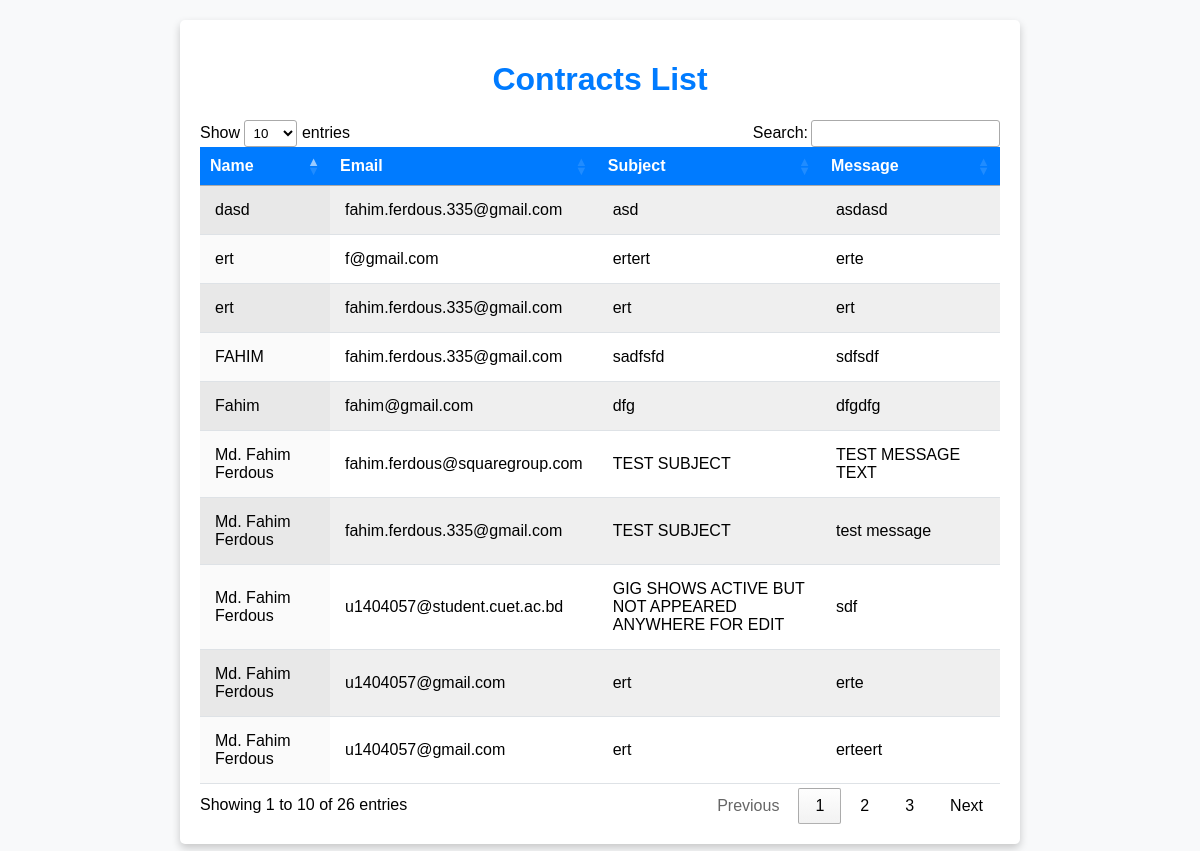
Page /view_info/ on the committed database.
### fahimapp/models.py (models this page shows, shortened)
class Contract(models.Model):
    name = models.CharField(max_length=20)
    email = models.EmailField()
    subject = models.CharField(max_length=100)
    message = models.TextField()

### fahimapp/views.py (the view)
# urls.py: path('view_info/', views.view_info, name='view_info'),
def view_info(request):
    contracts = Contract.objects.all()
    return render(request, 'view_info.html', {'contracts': contracts})

### templates/view_info.html (shortened to what this page needs)
<!DOCTYPE html>
<html lang="en">
<head>
    <link rel="stylesheet" type="text/css" href="https://cdn.datatables.net/1.11.5/css/jquery.dataTables.css">
</head>
<body>
    <div class="container">
        <h1>Contracts List</h1>
        <table id="contractTable" class="display">
            <thead>
                <tr>
                    <th>Name</th>
                    <th>Email</th>
                    <th>Subject</th>
                    <th>Message</th>
                </tr>
            </thead>
            <tbody>
                {% for contract in contracts %}
                <tr>
                    <td>{{ contract.name }}</td>
                    <td>{{ contract.email }}</td>
                    <td>{{ contract.subject }}</td>
                    <td>{{ contract.message }}</td>
                </tr>
                {% endfor %}
            </tbody>
        </table>
    </div>
</body>
</html>

### templates/view_info.html (style rules this page uses)
body { font-family: Arial, sans-serif; background-color: #f8f9fa; margin: 0; padding: 0; }
.container { max-width: 800px; margin: 20px auto; padding: 20px; background-color: #ffffff; box-shadow: 0 4px 8px rgba(0, 0, 0, 0.2); border-radius: 5px; }
h1 { color: #007bff; text-align: center; }
table.dataTable { width: 100%; border-collapse: collapse; margin-top: 20px; }
table.dataTable thead th, table.dataTable tbody td { padding: 15px; text-align: left; border-bottom: 1px solid #dee2e6; }
table.dataTable thead th { background-color: #007bff; color: #fff; }
table.dataTable tbody tr:nth-child(odd) { background-color: #f5f5f5; }

### rows in the picture
Contract: name "Md. Fahim Ferdous", email "fahim.ferdous@squaregroup.com", subject "TEST SUBJECT", message "TEST MESSAGE TEXT"
Contract: name "Md. Fahim Ferdous", email "fahim.ferdous.335@gmail.com", subject "TEST SUBJECT", message "test message"
Contract: name "Md. Fahim Ferdous", email "u1404057@student.cuet.ac.bd", subject "GIG SHOWS ACTIVE BUT NOT APPEARED ANYWHERE FOR EDIT", message "sdf"
Contract: name "Md. Fahim Ferdous", email "u1404057@gmail.com", subject "ert", message "erte"
Contract: name "Md. Fahim Ferdous", email "u1404057@gmail.com", subject "ert", message "erteert"
Contract: name "ert", email "f@gmail.com", subject "ertert", message "erte"
Contract: name "ert", email "fahim.ferdous.335@gmail.com", subject "ert", message "ert"
Contract: name "dasd", email "fahim.ferdous.335@gmail.com", subject "asd", message "asdasd"
Contract: name "FAHIM", email "fahim.ferdous.335@gmail.com", subject "sadfsfd", message "sdfsdf"
Contract: name "Fahim", email "fahim@gmail.com", subject "dfg", message "dfgdfg"
